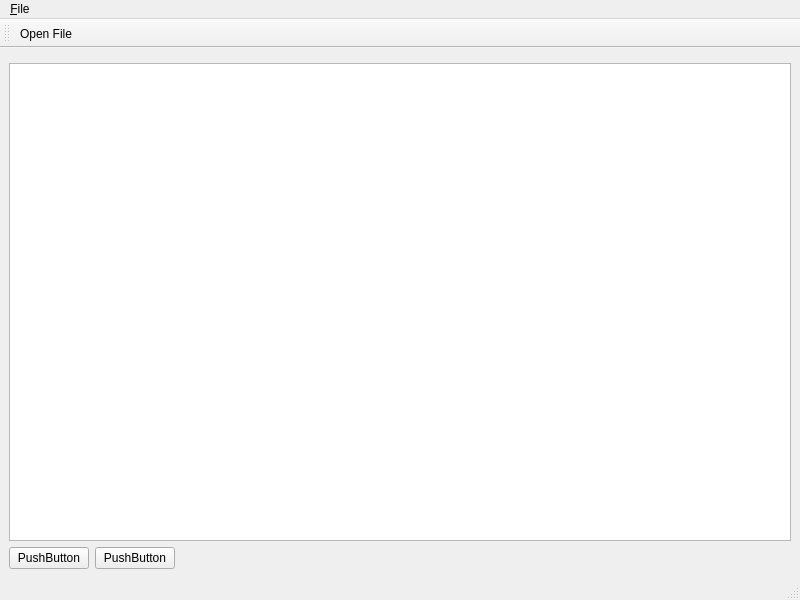
<?xml version="1.0" encoding="UTF-8"?>
<ui version="4.0">
 <class>MainWindow</class>
 <widget class="QMainWindow" name="MainWindow">
  <property name="geometry">
   <rect>
    <x>0</x>
    <y>0</y>
    <width>800</width>
    <height>600</height>
   </rect>
  </property>
  <property name="windowTitle">
   <string>MainWindow</string>
  </property>
  <widget class="QWidget" name="centralwidget">
   <layout class="QVBoxLayout" name="verticalLayout_3">
    <item>
     <layout class="QVBoxLayout" name="verticalLayout_4">
      <item>
       <widget class="QWidget" name="widget" native="true">
        <property name="sizePolicy">
         <sizepolicy hsizetype="Expanding" vsizetype="Preferred">
          <horstretch>3</horstretch>
          <verstretch>0</verstretch>
         </sizepolicy>
        </property>
       </widget>
      </item>
      <item>
       <widget class="QTreeView" name="treeView">
        <property name="sizePolicy">
         <sizepolicy hsizetype="Preferred" vsizetype="Expanding">
          <horstretch>1</horstretch>
          <verstretch>0</verstretch>
         </sizepolicy>
        </property>
        <property name="contextMenuPolicy">
         <enum>Qt::ContextMenuPolicy::ActionsContextMenu</enum>
        </property>
       </widget>
      </item>
     </layout>
    </item>
    <item>
     <layout class="QHBoxLayout" name="horizontalLayout_3">
      <item>
       <widget class="QPushButton" name="pushButton">
        <property name="text">
         <string>PushButton</string>
        </property>
       </widget>
      </item>
      <item>
       <widget class="QPushButton" name="pushButton_2">
        <property name="text">
         <string>PushButton</string>
        </property>
       </widget>
      </item>
      <item>
       <spacer name="horizontalSpacer">
        <property name="orientation">
         <enum>Qt::Orientation::Horizontal</enum>
        </property>
        <property name="sizeHint" stdset="0">
         <size>
          <width>40</width>
          <height>20</height>
         </size>
        </property>
       </spacer>
      </item>
     </layout>
    </item>
   </layout>
  </widget>
  <widget class="QMenuBar" name="menubar">
   <property name="geometry">
    <rect>
     <x>0</x>
     <y>0</y>
     <width>800</width>
     <height>25</height>
    </rect>
   </property>
   <widget class="QMenu" name="menu_File">
    <property name="title">
     <string>&amp;File</string>
    </property>
    <addaction name="actionOpen_File"/>
   </widget>
   <addaction name="menu_File"/>
  </widget>
  <widget class="QStatusBar" name="statusbar"/>
  <widget class="QToolBar" name="toolBar">
   <property name="windowTitle">
    <string>toolBar</string>
   </property>
   <attribute name="toolBarArea">
    <enum>TopToolBarArea</enum>
   </attribute>
   <attribute name="toolBarBreak">
    <bool>false</bool>
   </attribute>
   <addaction name="actionOpen_File"/>
  </widget>
  <action name="actionOpen_File">
   <property name="icon">
    <iconset resource="icons.qrc">
     <normaloff>:/icons/icons/fileopen.png</normaloff>:/icons/icons/fileopen.png</iconset>
   </property>
   <property name="text">
    <string>Open File</string>
   </property>
   <property name="menuRole">
    <enum>QAction::MenuRole::NoRole</enum>
   </property>
  </action>
  <action name="actionItem_Options">
   <property name="text">
    <string>Item Options</string>
   </property>
   <property name="menuRole">
    <enum>QAction::MenuRole::NoRole</enum>
   </property>
  </action>
 </widget>
 <resources>
  <include location="icons.qrc"/>
 </resources>
 <connections/>
</ui>
